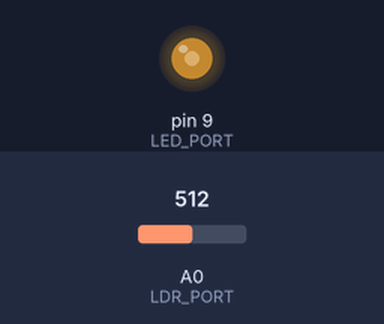
Bench run of a sketch on a simulated Arduino Uno, built with avr-gcc and run on an emulated ATmega328P. Shown: output pins drawn as LEDs (lit = HIGH). Inputs (shaded band) come from the test bench; at power-on: A0 (LDR_PORT) = 512.

Above: at 1.2 s.
1.3 s: A0 (LDR_PORT) set to 306
At 1.9 s:
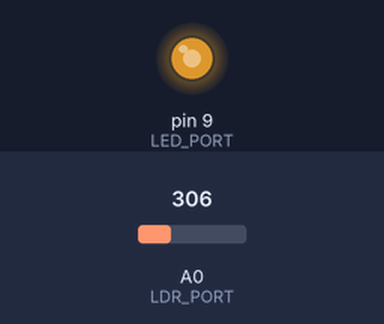
2.8 s: A0 (LDR_PORT) set to 122
At 3.6 s:
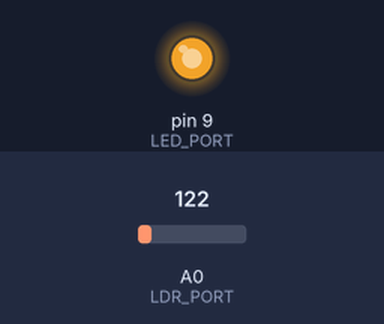
4.3 s: A0 (LDR_PORT) set to 900
At 4.9 s:
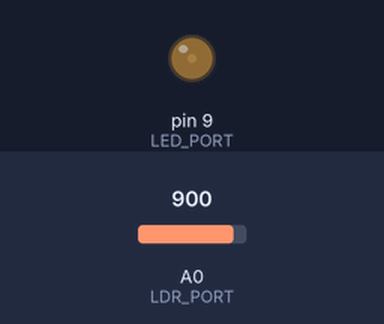
5.8 s: A0 (LDR_PORT) set to 511
At 6.3 s:
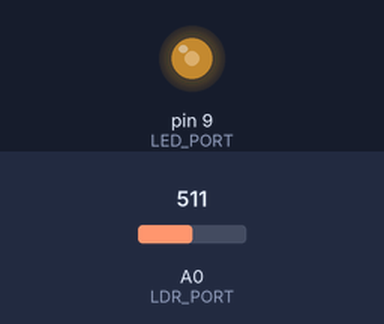
Timing chart, 0 to 8.3 s (numbered marks = the images above; inputs shaded):
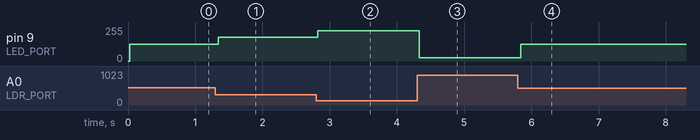

Measured:
- after the input at 1.3 s, pin 9 (LED_PORT): 125/255 → 179/255 at once
- after the input at 2.8 s, pin 9 (LED_PORT): 179/255 → 227/255 at once
- after the input at 4.3 s, pin 9 (LED_PORT): 227/255 → 24/255 at once
- after the input at 5.8 s, pin 9 (LED_PORT): 24/255 → 125/255 at once

The sketch:

ScreenLight.ino
```cpp
#include <Servo.h>
#include <SoftwareSerial.h>

SoftwareSerial mySerial(0, 1);

const int LED_PORT = 9;

const int LDR_PORT = A0;

void setup() {
  mySerial.begin(9600);

  pinMode(LED_PORT, OUTPUT);
  pinMode(LDR_PORT, INPUT);
}

void loop() {
  int ldrStatus = analogRead(LDR_PORT);
  int volt = map(ldrStatus, 11, 990, 255, 0);
  mySerial.println(String(ldrStatus) + " degree, " + String(volt) + " volt");
  analogWrite(LED_PORT, volt);
}
```
